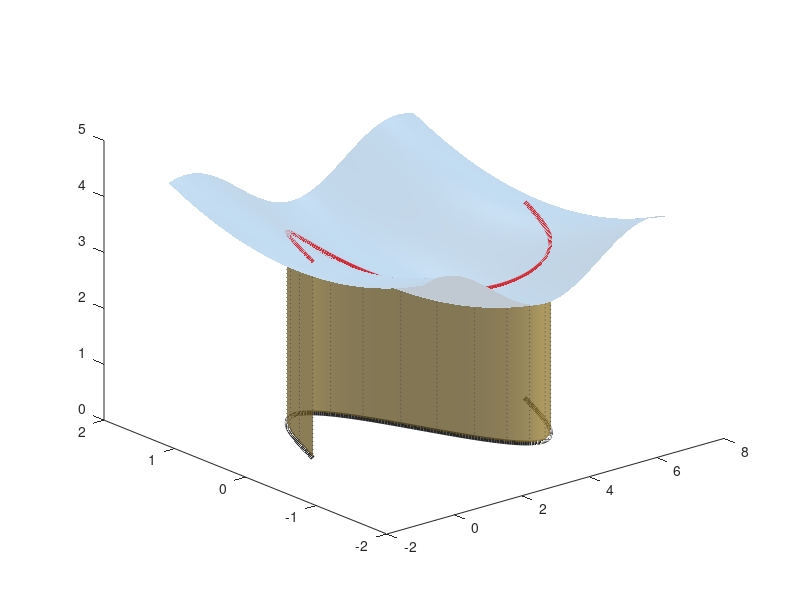

This chart was generated by the following MATLAB code: (Note: this script raises an error after producing the figure.)
% =========================================================================
%  第一型曲线积分（对弧长的曲线积分）的几何意义可视化
%  Geometric Meaning of the First Kind Curve Integral (Scalar Line Integral)
%
%  几何解释：
%    被积函数 f(x,y) 在曲线 L 上的第一型曲线积分 ∫_L f(x,y) ds，
%    等于以曲线 L 为准线、母线平行于 z 轴的"柱面( curtain / wall )"的面积。
%    该"墙"的底部落在 xy 平面的曲x线 L 上，顶部触及曲面 z = f(x,y)。
%
%  命名规范：驼峰命名法 (camelCase)
% =========================================================================
clear; clc; close all;

%% ── 参数设置 ──────────────────────────────────────────────────────────
nCurvePts   = 200;       % 曲线 L 上的采样点数
nGridRes    = 60;        % 曲面网格分辨率
nWallLayers = 40;        % 柱面"墙"的纵向分层数
tRange      = linspace(0, 2 * pi, nCurvePts);

%% ── 1. 定义 xy 平面上的积分路径 L ─────────────────────────────────────
%  曲线 L 的参数方程：x = t, y = sin(t)，呈现一段优美的正弦波
curveX = tRange;
curveY = sin(tRange);
curveZ = zeros(size(tRange));                     % L 在 xy 平面，z = 0

%% ── 2. 定义被积曲面 z = f(x, y) ────────────────────────────────────────
%  一个平缓起伏的曲面，有视觉层次感
fSurface = @(x, y) 3 + 0.5 * cos(x) + 0.2 * y .^ 2;

%  曲线 L 上各点在曲面上的对应高度（墙顶）
surfaceHeight = fSurface(curveX, curveY);

%% ── 3. 生成曲面网格数据（半透明顶盖） ──────────────────────────────────
xGridRange = linspace(min(curveX) - 0.5, max(curveX) + 0.5, nGridRes);
yGridRange = linspace(min(curveY) - 0.8, max(curveY) + 0.8, nGridRes);
[gridX, gridY] = meshgrid(xGridRange, yGridRange);
gridZ = fSurface(gridX, gridY);

%% ── 4. 生成柱面（积分"墙"）数据 ───────────────────────────────────────
%  vParam: 0(地面) → 1(曲面顶)，沿曲线逐点插值
vParam = linspace(0, 1, nWallLayers);
[tMesh, vMesh] = meshgrid(tRange, vParam);

wallX = tMesh;
wallY = sin(tMesh);
wallZ = vMesh .* fSurface(wallX, wallY);          % 从 0 渐变到曲面高度

%% ── 5. 计算积分墙面积的理论值（数值近似） ──────────────────────────────
ds = sqrt(gradient(curveX, tRange).^2 + gradient(curveY, tRange).^2);
ds = ds(:) * (tRange(2) - tRange(1));             % 弧微分
integralApprox = sum(surfaceHeight(:) .* ds);     % 数值积分

%% ── 6. 绘图 ────────────────────────────────────────────────────────────
fig = figure('Name', '第一型曲线积分几何意义', ...
             'Color', 'w', ...
             'Position', [80, 80, 900, 650], ...
             'NumberTitle', 'off');
hold on;

% ── 6a. 顶盖：半透明曲面 z = f(x,y) ──
surf(gridX, gridY, gridZ, ...
    'FaceAlpha', 0.25, ...
    'EdgeColor', 'none', ...
    'FaceColor', [0.05 0.45 0.80], ...
    'FaceLighting', 'gouraud', ...
    'SpecularStrength', 0.3);

% ── 6b. 底部：曲线 L 在 xy 平面上的投影 ──
plot3(curveX, curveY, curveZ, ...
    'LineWidth', 3.5, ...
    'Color', [0.15 0.15 0.15]);

% ── 6c. 顶部：曲线 L 贴合曲面 z = f(x,y) 的轨迹 ──
plot3(curveX, curveY, surfaceHeight, ...
    'LineWidth', 3.5, ...
    'Color', [0.82 0.15 0.18]);

% ── 6d. 填充条：曲线 L 正下方的 xy 平面带状条（增强投影感） ──
fill3([curveX, fliplr(curveX)], ...
      [curveY, fliplr(curveY)], ...
      [curveZ, fliplr(curveZ)], ...
      [0.2 0.2 0.2], ...
      'FaceAlpha', 0.15, 'EdgeColor', 'none');

% ── 6e. 柱面"墙"：∫_L f(x,y) ds 对应的面积 ──
surf(wallX, wallY, wallZ, ...
    'FaceAlpha', 0.75, ...
    'EdgeColor', 'none', ...
    'FaceColor', [0.82 0.67 0.25], ...
    'FaceLighting', 'gouraud', ...
    'SpecularStrength', 0.5, ...
    'DiffuseStrength', 0.7);

% ── 6f. 竖直线条：连接曲线 L 与其在曲面上的投影（增加立体感） ──
stripeIndices = round(linspace(1, nCurvePts, 18));
for idx = stripeIndices
    line([curveX(idx), curveX(idx)], ...
         [curveY(idx), curveY(idx)], ...
         [0,         surfaceHeight(idx)], ...
         'Color', [0.3 0.3 0.3], ...
         'LineWidth', 0.6, ...
         'LineStyle', ':');
end

%% ── 7. 光照与视角 ──────────────────────────────────────────────────────
light('Position', [2, -4, 8], 'Style', 'infinite', 'Color', [1 1 1] * 0.9);
light('Position', [-2, 3, 4], 'Style', 'infinite', 'Color', [1 1 1] * 0.4);
lighting gouraud;
view(-40, 28);
camproj('perspective');

%% ── 8. 坐标轴、标签与标题 ──────────────────────────────────────────────
axis tight;
xlabel('$x$', 'Interpreter', 'latex', 'FontSize', 14);
ylabel('$y$', 'Interpreter', 'latex', 'FontSize', 14);
zlabel('$z = f(x,\,y)$', 'Interpreter', 'latex', 'FontSize', 14);
title({'\bfseries 第一型曲线积分的几何意义：柱面面积'; ...
       ['$\displaystyle \int_{L} f(x,y)\,\mathrm{d}s \approx ', ...
        num2str(integralApprox, '%.2f'), '$']}, ...
       'Interpreter', 'latex', 'FontSize', 15);
set(gca, 'FontSize', 11, 'LineWidth', 1, 'Box', 'on');

%% ── 9. 图例与文字标注 ──────────────────────────────────────────────────
legend({'曲面 $z = f(x,y)$', ...
        '曲线 $L$ (底面投影)', ...
        '曲线 $L$ (曲面贴合)', ...
        '', ...
        '柱面面积 $\int_L f\,\mathrm{d}s$'}, ...
       'Location', 'northeast', ...
       'Interpreter', 'latex', ...
       'FontSize', 10.5, ...
       'Box', 'off');

%  标注柱面墙的面积
text(mean(curveX), mean(curveY), max(surfaceHeight) * 0.55, ...
     '\fontsize{12}\bf\downarrow 阴影面积 = 曲线积分值', ...
     'HorizontalAlignment', 'center', ...
     'BackgroundColor', 'w', ...
     'EdgeColor', [0.6 0.6 0.6], ...
     'Margin', 6);

%  标注曲面
text(curveX(end) + 0.15, curveY(end) + 0.5, ...
     fSurface(curveX(end), curveY(end)) + 0.6, ...
     '\fontsize{11}\color[rgb]{0.05,0.3,0.6}曲面 z = f(x,y)', ...
     'BackgroundColor', 'w', ...
     'EdgeColor', 'none');

%% ── 10. 保存图像 ──────────────────────────────────────────────────────
drawnow;
fprintf('积分近似值:  ∫_L f(x,y) ds ≈ %.4f\n', integralApprox);
fprintf('曲线弧长 L ≈ %.4f\n', sum(sqrt(gradient(curveX, tRange).^2 + gradient(curveY, tRange).^2)) * (tRange(2) - tRange(1)));
fprintf('图片已准备就绪，可手动保存为高分辨率格式。\n');
